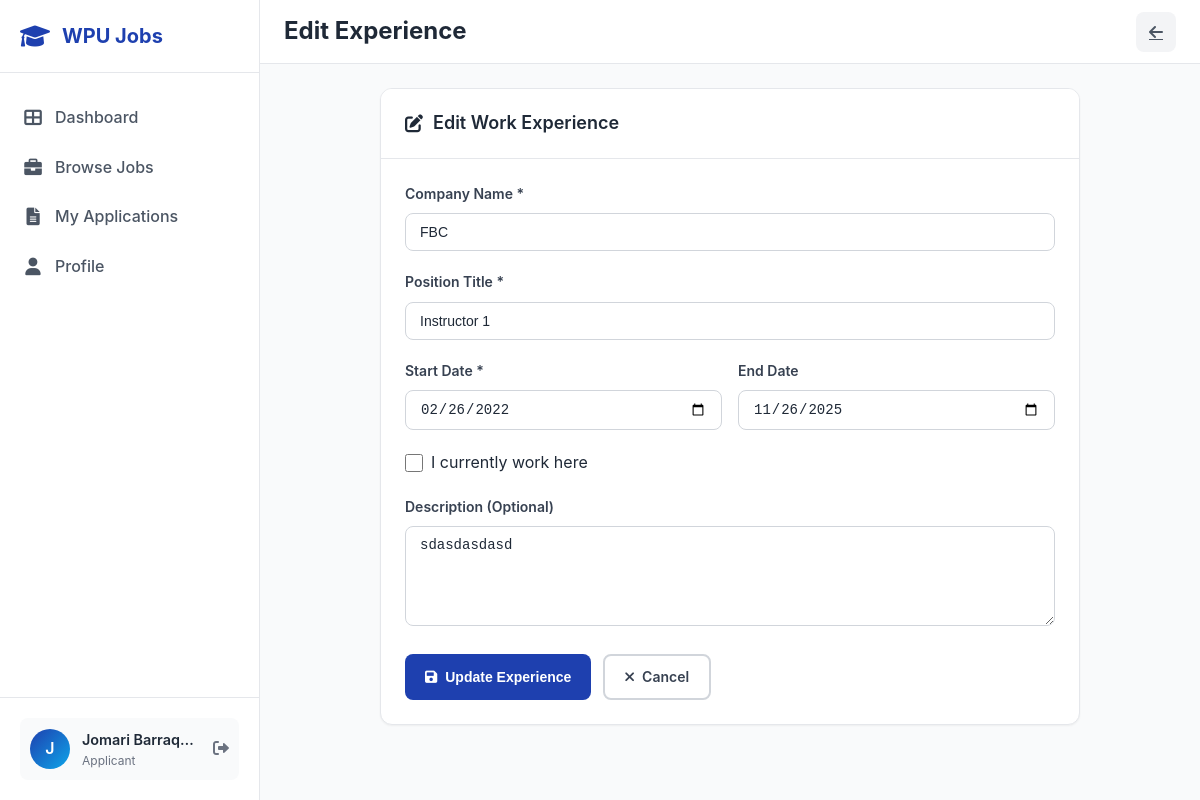
Screenshot of /applicant/pages/edit-experience.php?id=2 (signed in) with the database file from the repository.
### tables this page shows
CREATE TABLE `users` (
  `id` int(11) NOT NULL,
  `username` varchar(50) NOT NULL,
  `email` varchar(100) NOT NULL,
  `password` varchar(255) DEFAULT NULL,
  `role` enum('admin','applicant') NOT NULL DEFAULT 'applicant',
  `full_name` varchar(100) NOT NULL,
  `phone` varchar(20) DEFAULT NULL,
  `address` text DEFAULT NULL,
  `age` int(11) DEFAULT NULL,
  `sex` enum('Male','Female','Other') DEFAULT NULL,
  `civil_status` enum('Married','Single','Separated','Widowed','Annuled','Solo Parent') DEFAULT NULL,
  `highest_educational_attainment` enum('Elementary Level','Elementary Graduate','Secondary/ High School Level','Secondary/ High School Graduate','College Level','College Graduate','Master''s Degree Holder','Doctoral Degree Holder') DEFAULT NULL,
  `bachelors_degree` text DEFAULT NULL,
  `masters_degree` text DEFAULT NULL,
  `doctorate_degree` text DEFAULT NULL,
  `application_type` set('PROMOTION','ENTRY LEVEL') DEFAULT NULL,
  `ipcr_rating` text DEFAULT NULL,
  `ipcr_file_path` varchar(255) DEFAULT NULL,
  `pe_rating` text DEFAULT NULL,
  `pe_file_path` varchar(255) DEFAULT NULL,
  `position_applied_for` enum('University Extension Specialist V SG 24','University Extension Specialist IV SG 22','University Extension Specialist III SG 20','University Extension Specialist II SG 18','University Extension Specialist I SG 16','University Extension Associate I SG 12','Administrative Assistant III SG 9','Administrative Aide VI (Clerk III) SG 6','Administrative Aide IV (Clerk II) SG 4') DEFAULT NULL,
  `training_programs` text DEFAULT NULL,
  `career_service_eligibilities` set('Professional Eligibility','Sub-Professional Eligibility','Career Service Executive Eligibility (CSE-E)','Bar/Board Eligibility (RA 1080)','Other') DEFAULT NULL,
  `career_service_eligibilities_other` text DEFAULT NULL,
  `special_needs` text DEFAULT NULL,
  `profile_picture` varchar(255) DEFAULT NULL,
  `google_id` varchar(255) DEFAULT NULL,
  `oauth_provider` enum('google','facebook','microsoft') DEFAULT NULL,
  `email_verified_at` datetime DEFAULT NULL,
  `email_verification_code` varchar(6) DEFAULT NULL,
  `email_verification_expires_at` datetime DEFAULT NULL,
  `email_verification_attempts` int(11) DEFAULT 0,
  `email_verification_last_sent_at` datetime DEFAULT NULL,
  `data_privacy_accepted_at` timestamp NULL DEFAULT NULL,
  `created_at` timestamp NOT NULL DEFAULT current_timestamp(),
  `updated_at` timestamp NOT NULL DEFAULT current_timestamp() ON UPDATE current_timestamp(),
  `is_active` tinyint(1) DEFAULT 1
);

CREATE TABLE `user_experience` (
  `id` int(11) NOT NULL,
  `user_id` int(11) NOT NULL,
  `company_name` varchar(100) NOT NULL,
  `position_title` varchar(100) NOT NULL,
  `start_date` date NOT NULL,
  `end_date` date DEFAULT NULL,
  `is_current` tinyint(1) DEFAULT 0,
  `description` text DEFAULT NULL,
  `years_duration` decimal(3,1) DEFAULT 0.0,
  `created_at` timestamp NOT NULL DEFAULT current_timestamp()
);

### includes/models.php (called while the page is built, shortened)
<?php
require_once __DIR__ . '/../config/database.php';
class BaseModel {
    protected $db;
    protected $table;
    public function __construct() {
        try {
            $database = new Database();
            $this->db = $database->getConnection();
        } catch (\Exception $e) {
            error_log("BaseModel constructor error: " . $e->getMessage());
            throw $e;
        }
    }
    public function findById($id) {
        $stmt = $this->db->prepare("SELECT * FROM {$this->table} WHERE id = ?");
        $stmt->execute([$id]);
        return $stmt->fetch();
    }
}
?>

### config/database.php (called while the page is built, shortened)
<?php
class Database {
    private $host = 'localhost';
    private $db_name = 'wpu_applicant_system';
    private $username = 'root';
    private $password = 'password';
    private $charset = 'utf8mb4';
    public $pdo;
    public function getConnection() {
        try {
            $dsn = "mysql:host=" . $this->host . ";dbname=" . $this->db_name . ";charset=" . $this->charset;
            $this->pdo = new PDO($dsn, $this->username, $this->password);
            $this->pdo->setAttribute(PDO::ATTR_ERRMODE, PDO::ERRMODE_EXCEPTION);
            $this->pdo->setAttribute(PDO::ATTR_DEFAULT_FETCH_MODE, PDO::FETCH_ASSOC);
        } catch(PDOException $e) {
            error_log("Database Connection Error: " . $e->getMessage());
            throw new Exception("Database connection failed: " . $e->getMessage());
        }
        return $this->pdo;
    }
}
?>

### applicant/pages/edit-experience.php (the view, shortened to what this page needs)
<?php
require_once '../../includes/models.php';
$experienceModel = new Experience();
$userId = $_SESSION['user_id'];
$expId = $_GET['id'] ?? 0;
$experience = $experienceModel->findById($expId);
?>
<!DOCTYPE html>
<html lang="en">
<head>
    <link href="https://cdnjs.cloudflare.com/ajax/libs/font-awesome/6.0.0/css/all.min.css" rel="stylesheet">
    <link href="../../assets/css/office-theme.css" rel="stylesheet">
</head>
<body>
    <aside class="sidebar">
        <div class="sidebar-header">
            <a href="dashboard.php" class="sidebar-brand">
                <i class="fas fa-graduation-cap"></i>
                <span>WPU Jobs</span>
            </a>
        </div>
        <nav class="sidebar-nav">
            <a href="dashboard.php" class="sidebar-nav-item">
                <i class="fas fa-th-large"></i>
                <span>Dashboard</span>
            </a>
            <a href="positions.php" class="sidebar-nav-item">
                <i class="fas fa-briefcase"></i>
                <span>Browse Jobs</span>
            </a>
            <a href="my-applications.php" class="sidebar-nav-item">
                <i class="fas fa-file-alt"></i>
                <span>My Applications</span>
            </a>
            <a href="profile.php" class="sidebar-nav-item active">
                <i class="fas fa-user"></i>
                <span>Profile</span>
            </a>
        </nav>
        <div class="sidebar-footer">
            <div class="sidebar-user">
                <div class="sidebar-user-avatar">
                    <?php
                    $userModel = new User();
                    $user = $userModel->findById($userId);
                    echo strtoupper(substr($user['full_name'], 0, 1));
                    ?>
                </div>
                <div class="sidebar-user-info">
                    <div class="sidebar-user-name"><?= htmlspecialchars($user['full_name']) ?></div>
                    <div class="sidebar-user-role">Applicant</div>
                </div>
                <a href="../../auth/logout.php" class="confirm-logout" style="color: var(--gray-500); text-decoration: none;">
                    <i class="fas fa-sign-out-alt"></i>
                </a>
            </div>
        </div>
    </aside>
    <div class="main-wrapper">
        <div class="topbar">
            <h1 class="topbar-title">Edit Experience</h1>
            <div class="topbar-actions">
                <a href="profile.php" class="topbar-btn">
                    <i class="fas fa-arrow-left"></i>
                </a>
            </div>
        </div>
        <div class="content">
            <div class="card" style="max-width: 700px; margin: 0 auto;">
                <div class="card-header">
                    <h3 class="card-title">
                        <i class="fas fa-edit"></i> Edit Work Experience
                    </h3>
                </div>
                <div class="card-body">
                    <form method="POST" action="" class="prevent-double-submit">
                        <div class="form-group">
                            <label class="form-label">Company Name *</label>
                            <input type="text" name="company_name" class="form-control"
                                   value="<?= htmlspecialchars($experience['company_name']) ?>"
                                   placeholder="Enter company name" required>
                        </div>
                        <div class="form-group">
                            <label class="form-label">Position Title *</label>
                            <input type="text" name="position_title" class="form-control"
                                   value="<?= htmlspecialchars($experience['position_title']) ?>"
                                   placeholder="Enter position title" required>
                        </div>
                        <div style="display: grid; grid-template-columns: 1fr 1fr; gap: 16px;">
                            <div class="form-group">
                                <label class="form-label">Start Date *</label>
                                <input type="date" name="start_date" class="form-control"
                                       value="<?= $experience['start_date'] ?>" required>
                            </div>
                            <div class="form-group">
                                <label class="form-label">End Date</label>
                                <input type="date" name="end_date" id="endDate" class="form-control"
                                       value="<?= $experience['end_date'] ?? '' ?>"
                                       <?= $experience['is_current'] ? 'disabled' : '' ?>>
                            </div>
                        </div>
                        <div class="form-group">
                            <label style="display: flex; align-items: center; gap: 8px; cursor: pointer;">
                                <input type="checkbox" name="is_current" id="isCurrent"
                                       style="width: 18px; height: 18px;"
                                       <?= $experience['is_current'] ? 'checked' : '' ?>>
                                <span>I currently work here</span>
                            </label>
                        </div>
                        <div class="form-group">
                            <label class="form-label">Description (Optional)</label>
                            <textarea name="description" class="form-control" rows="4"
                                      placeholder="Describe your role and responsibilities..."><?= htmlspecialchars($experience['description'] ?? '') ?></textarea>
                        </div>
                        <div style="display: flex; gap: 12px;">
                            <button type="submit" class="btn btn-primary">
                                <i class="fas fa-save"></i> Update Experience
                            </button>
                            <a href="profile.php" class="btn btn-outline">
                                <i class="fas fa-times"></i> Cancel
                            </a>
                        </div>
                    </form>
                </div>
            </div>
        </div>
    </div>
</body>
</html>

### rows the page displays
users: full_name "J", full_name "Jomari Barraq…"
user_experience: company_name "FBC", position_title "Instructor 1", start_date "02/26/2022", end_date "11/26/2025", description "sdasdasdasd"
